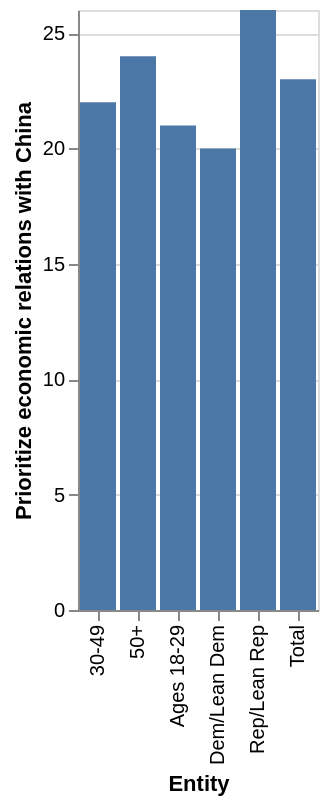

The specification (Vega-Lite) saved for this image:
### Vega-Lite specification from a JSON file in a GitHub repository (floating-point values rounded to 4 significant figures)
{"$schema": "https://vega.github.io/schema/vega-lite/v5.json", "description": "Bar chart auto-generated from CSV", "data": {"values": [{"Entity": "Dem/Lean Dem", "Prioritize economic relations with China": 20}, {"Entity": "Rep/Lean Rep", "Prioritize economic relations with China": 26}, {"Entity": "50+", "Prioritize economic relations with China": 24}, {"Entity": "30-49", "Prioritize economic relations with China": 22}, {"Entity": "Ages 18-29", "Prioritize economic relations with China": 21}, {"Entity": "Total", "Prioritize economic relations with China": 23}]}, "mark": "bar", "encoding": {"x": {"field": "Entity", "type": "ordinal"}, "y": {"field": "Prioritize economic relations with China", "type": "quantitative"}}}
